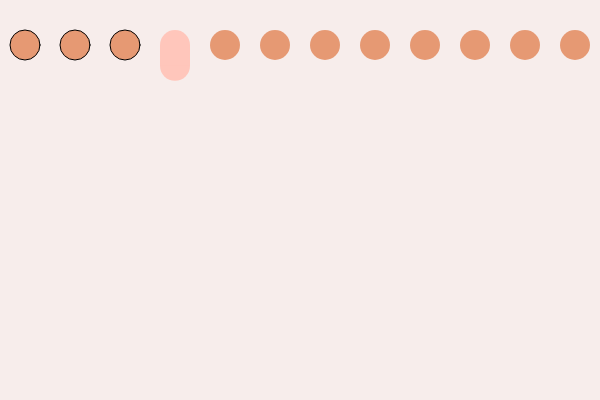
Frame 1 (no input)
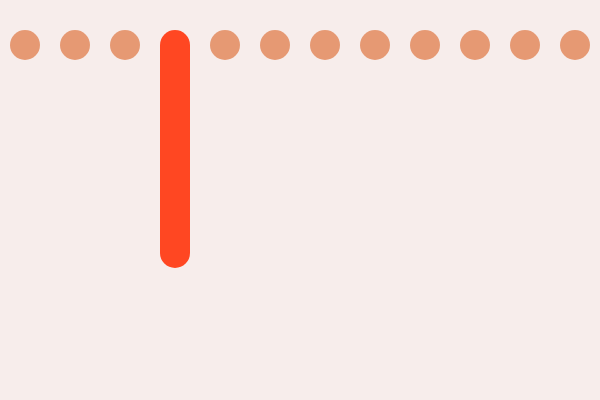
Frame 60 (no input)
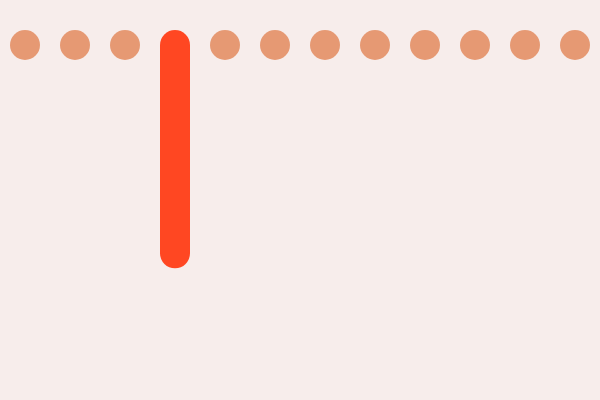
Frame 120 (the mouse pressed at the canvas centre since frame 60)

The p5.js sketch that drew these frames (run headless with seeded random() and noise() and a simulated clock; from frame 60 on, the mouse is pressed at the canvas centre):

// p5.js sketch
// ── sketch.js
let indicators = [];
const numIndicators = 12; //hours
const indicatorRadius = 15;
const topMargin = 30; // distance from top
const maxHeight = 280; // height of bar for entire hour

function setup() {
  createCanvas(600, 400);
  colorMode(HSB, 360, 100, 100); // color mode so saturation can be easily changed later

  for (let i = 0; i < numIndicators; i++) {
    indicators.push(new HourIndicator(i));
  }
}

function draw() {
  background(9, 5, 97); // pale pink HSB

  // time stuff
  let h = hour() % 12; // standard time + hour
  let m = minute(); //minutes
  let currentHour = h === 0 ? 11 : h - 1;
  let progress = m / 60;

  for (let i = 0; i < numIndicators; i++) {
    indicators[i].update(i === currentHour ? progress : 0);
    indicators[i].display(i === currentHour);
  }
}

class HourIndicator {
  constructor(position) {
    this.position = position;  
    this.height = indicatorRadius * 2;  

    this.x = (width / numIndicators) * (this.position + 0.5);
    this.y = topMargin + indicatorRadius;
  }

  //connect height(minutes) with visual
  update(progress) {
    let targetHeight = indicatorRadius * 2 + progress * (maxHeight - indicatorRadius * 2);
    this.height = lerp(this.height, targetHeight, 0.1);
  }

  //more visuals
  display(isCurrentHour) {
    if (isCurrentHour && this.height > indicatorRadius * 2) {
      //hour that is growing

      //FIX LATER SATURATION/GRADIENT
      let saturation = map(this.height, indicatorRadius * 2, maxHeight, 20, 100);
      fill(10, saturation, 100); //fill color
      noStroke(); // no outline

      // top circle
      ellipse(this.x, this.y, indicatorRadius * 2);

      //bottom circle
      let bottomY = this.y + this.height - indicatorRadius * 2;
      ellipse(this.x, bottomY, indicatorRadius * 2);

      //connecting rectangle
      if (this.height > indicatorRadius * 2) {
        rect(this.x - indicatorRadius, this.y, indicatorRadius * 2, this.height - indicatorRadius * 2);
      }
    } else {
      //other hours that aren't the hour it is
      //color for current hour and others
      fill(isCurrentHour ? color(210, 20, 100) : color(20, 50, 90));
      ellipse(this.x, this.y, indicatorRadius * 2);
    }
  }
}
